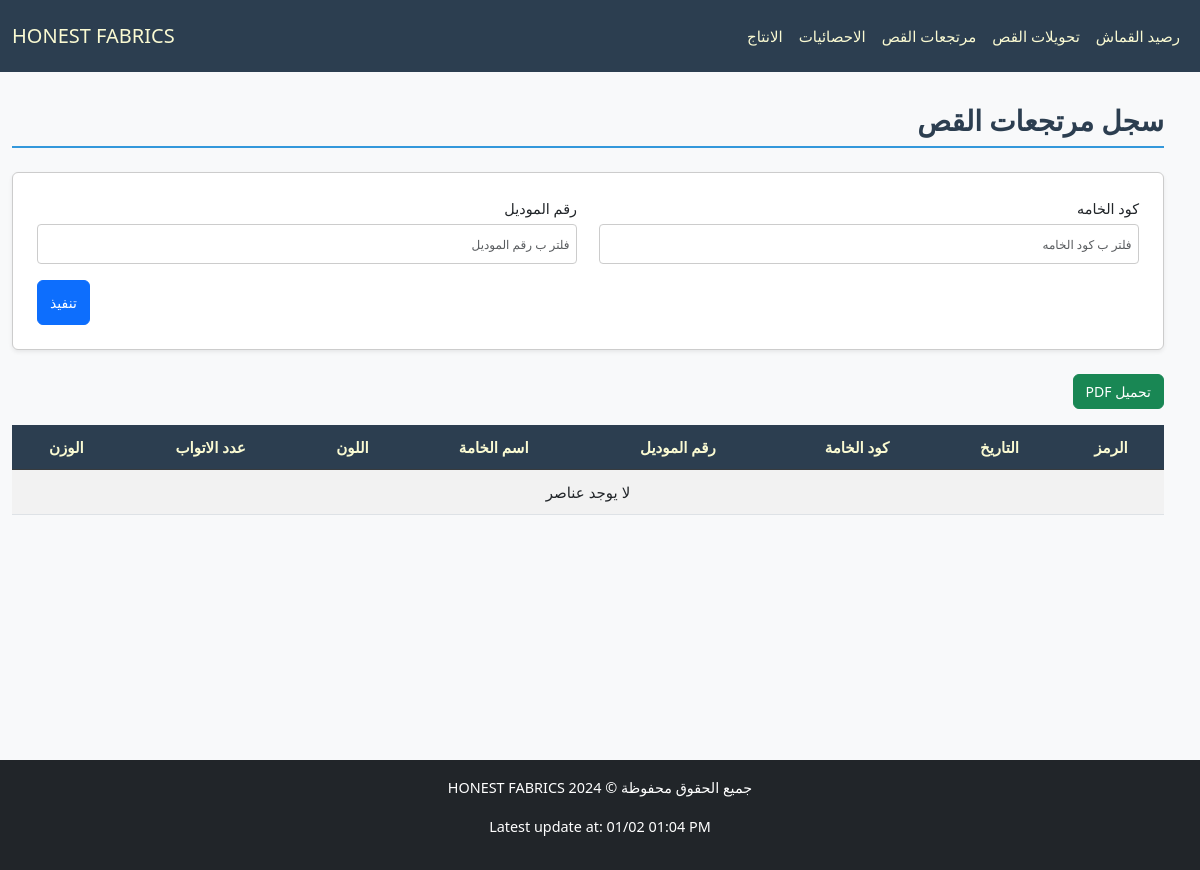
The page /cloth/ReturnTransfer/ on the database as committed earlier.
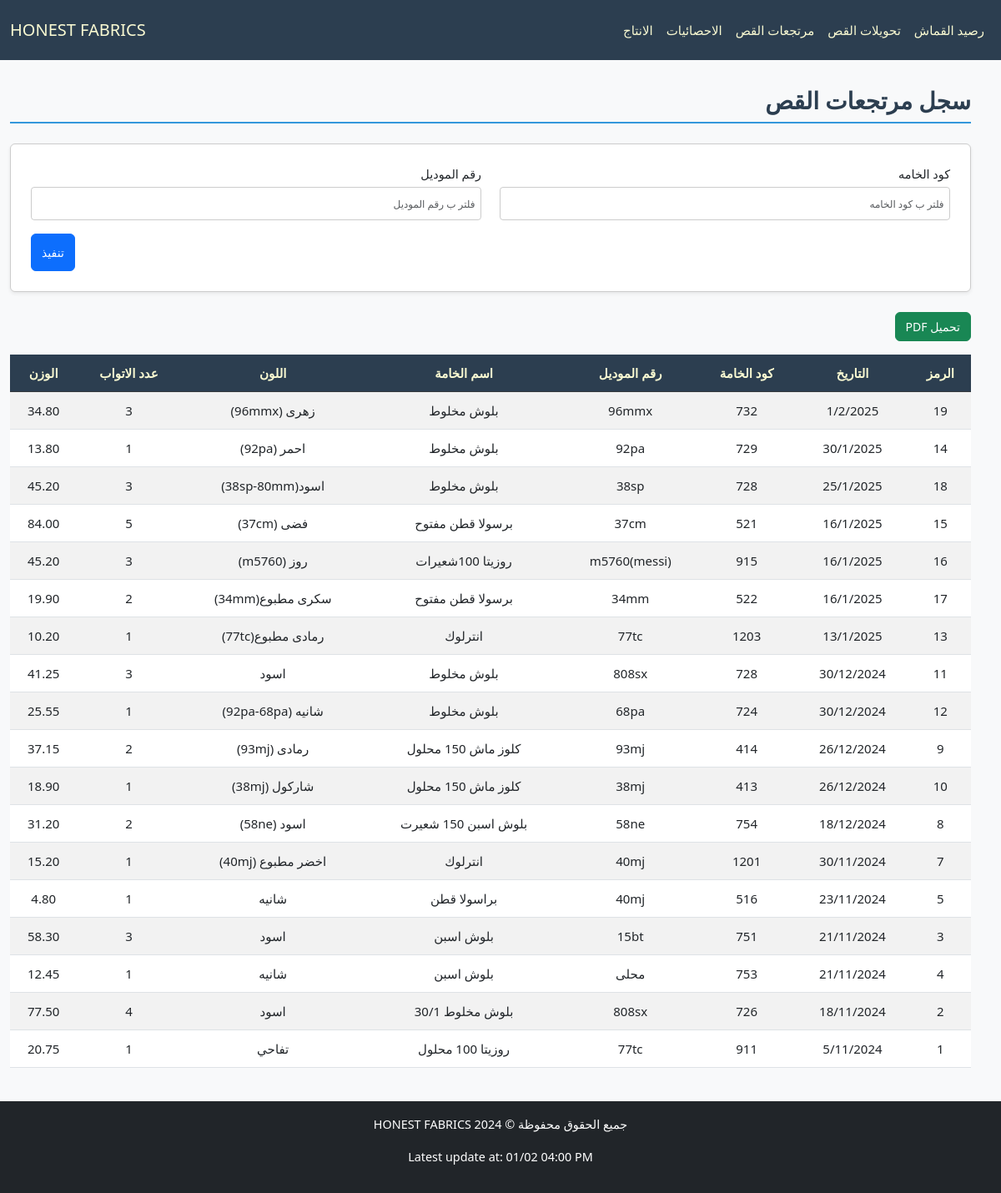
The same page on the database as committed later.
### cloth/models.py (models this page shows, shortened)
class Base(models.Model):
    id = models.IntegerField(primary_key=True, verbose_name="الرمز")
    fabric_code = models.CharField(max_length=100, verbose_name="كود الخامه", db_index=True, null=True, blank=True)
    fabric_name = models.CharField(max_length=200, verbose_name="اسم الخامه", null=True, blank=True)
    color = models.CharField(max_length=100, verbose_name="اللون", null=True, blank=True)
    roll = models.PositiveIntegerField(verbose_name="عدد الاتواب", null=True, blank=True)
    weight = models.DecimalField(max_digits=10, decimal_places=2, verbose_name="الوزن", null=True, blank=True)
    date = models.CharField(max_length=100,verbose_name="التاريخ", null=True, blank=True)
    class Meta:
        abstract = True

class ReturnTransfer(Base):
    model_number = models.CharField(max_length=100, verbose_name="رقم الموديل", null=True, blank=True)

### cloth/views.py (the view)
# urls.py: path('ReturnTransfer/', ReturnTransferView.as_view(), name='return_transfer_view'),
class ReturnTransferView(FilterableListView):
    template_name = "cloth/return.html"
    model = ReturnTransfer
    filter_fields = ['fabric_code', 'model_number']
    columns = ["الرمز","التاريخ","كود الخامة","رقم الموديل","اسم الخامة","اللون","عدد الاتواب","الوزن"]

### cloth/views.py (called while the page is built)
    def parse_date(self, date_str):
        try:
            normalized_date = date_str.replace("\\", "/")
            return datetime.strptime(normalized_date, "%d/%m/%Y")
        except (ValueError, AttributeError):
            return datetime.min

    def get_queryset(self):
        queryset = super().get_queryset()
        filters = Q()
        ordering = self.request.GET.get('order', 'desc')
        for field in self.filter_fields:
            filter_value = self.request.GET.get(field)
            if filter_value:
                filters &= Q(**{f"{field}__icontains": filter_value})
        filtered_queryset = queryset.filter(filters)
        models = list(filtered_queryset)
        models.sort(
            key=lambda x: self.parse_date(x.date) if x.date else datetime.min,
            reverse=(ordering == 'desc')
        )
        return models

    def get_context_data(self, **kwargs):
        context = super().get_context_data(**kwargs)
        update = Updates.objects.all().order_by('-date').first()
        context['update'] = localtime(update.date).strftime("%d/%m %I:%M %p") if update and update.date else None
        context['columns'] = self.columns
        model_meta = self.model._meta
        context['filter_fields'] = [
            {
                'field_name': field,
                'verbose_name': model_meta.get_field(field).verbose_name,
                'value': self.request.GET.get(field) or "",
            }
            for field in self.filter_fields
        ]
        return context

### cloth/templates/cloth/return.html (shortened to what this page needs)
{% extends "cloth/layout.html" %}
{% block home_page %}
<a class="navbar-brand" href="{% url 'fabric_view' %}">HONEST FABRICS</a>
{% endblock %}
{% block navbar_links_small %}
{% include "cloth/nav_links.html" %}
{% endblock %}
{% block body %}
    <h2 class="section-title pt-4">سجل مرتجعات القص</h2>
    <form method="get" class="filter-form-flex mb-4 p-4 rounded shadow-sm">
        {% for filter_field in filter_fields %}
        <div class="form-group mb-3">
            <label for="filter_{{ forloop.counter }}" class="form-label">{{ filter_field.verbose_name }}</label>
            <input type="text" id="filter_{{ forloop.counter }}" name="{{ filter_field.field_name }}"
                   placeholder="فلتر ب {{ filter_field.verbose_name }}"
                   class="form-control"
                   value="{{ filter_field.value }}">
        </div>
        {% endfor %}
        <div class="submit-container">
            <button type="submit" class="btn btn-primary submit-btn">تنفيذ</button>
        </div>
    </form>
    <button onclick="generatePDF()" class="btn btn-success mb-3">تحميل PDF</button>
    <div style="overflow-y: auto; max-height: 70vh; position: relative;" class="table-responsive mb-4">
        <table id="data-table"  class="table table-striped">
            <thead class="table-dark">
                <tr>
                    <th style="position: sticky; top: 0;" >الرمز</th>
                    <th style="position: sticky; top: 0;" >التاريخ</th>
                    <th style="position: sticky; top: 0;" >كود الخامة</th>
                    <th style="position: sticky; top: 0;" >رقم الموديل</th>
                    <th style="position: sticky; top: 0;" >اسم الخامة</th>
                    <th style="position: sticky; top: 0;" >اللون</th>
                    <th style="position: sticky; top: 0;" >عدد الاتواب</th>
                    <th style="position: sticky; top: 0;" >الوزن</th>
                </tr>
            </thead>
            <tbody>
                {% for model in models %}
                <tr>
                    <td>{{ model.id }}</td>
                    <td>{{ model.date }}</td>
                    <td>{{ model.fabric_code }}</td>
                    <td>{{ model.model_number }}</td>
                    <td>{{ model.fabric_name }}</td>
                    <td>{{ model.color }}</td>
                    <td>{{ model.roll }}</td>
                    <td>{{ model.weight }}</td>
                </tr>
                {% empty %}
                <tr>
                    <td colspan="8" class="text-center">لا يوجد عناصر</td>
                </tr>
                {% endfor %}
            </tbody>
        </table>
    </div>
{% endblock body %}

### cloth/templates/cloth/layout.html (shortened to what this page needs)
{% load static %}
<!DOCTYPE html>
<html lang="ar" dir="rtl">
<head>
    <link href="https://cdn.jsdelivr.net/npm/bootstrap@5.3.0/dist/css/bootstrap.min.css" rel="stylesheet">
    <link rel="stylesheet" href="https://cdnjs.cloudflare.com/ajax/libs/font-awesome/6.7.1/css/all.min.css" />
    <link rel="stylesheet" href={% static "cloth/style.css" %}>
</head>
<body>
    <nav id="navbar"  class="navbar bg-body-tertiary fixed-top">
        <div class="container-fluid">
            <div class="d-none d-lg-flex">
                <ul class="navbar-nav me-auto mb-2 mb-lg-0 d-flex flex-row">
                    {% block navbar_links_small %}
                    {% endblock %}
                </ul>
            </div>
            {% block home_page %}
            {% endblock %}
        </div>
    </nav>
    <div class="body-div container">
        {% block body %}{% endblock body %}
    </div>
    <footer class="footer bg-dark text-white text-center py-3">
        <p>جميع الحقوق محفوظة © HONEST FABRICS 2024</p>
        {% if update %}
            <p>Latest update at: {{update}}</p>
        {% else %}
            <p>No updates available</p>
        {% endif %}
    </footer>
</body>
</html>

### cloth/templates/cloth/nav_links.html
<li class="p-2 nav-item">
    <a class="nav-link active" aria-current="page" href="{% url 'fabric_view' %}">رصيد القماش</a>
</li>
<li class="p-2 nav-item">
    <a class="nav-link active" aria-current="page" href="{% url 'cut_transfer_view' %}">تحويلات القص</a>
</li>
<li class="p-2 nav-item">
    <a class="nav-link active" aria-current="page" href="{% url 'return_transfer_view' %}">مرتجعات القص</a>
</li>
<li class="p-2 nav-item">
    <a class="nav-link active" aria-current="page" href="{% url 'statistics_view' %}">الاحصائيات</a>
</li>
<li class="p-2 nav-item">
    <a class="nav-link active" aria-current="page" href="{% url 'model_list_view' %}">الانتاج</a>
</li>

### cloth/static/cloth/style.css (style rules this page uses)
:root { --primary-color: #3498db; --light-blue: #3db1ff5e; --secondary-color: #2c3e50; --success-color: #2ecc71; --danger-color: #e74c3c; --warning-color: #f1c40f; --light-bg: #f8f9fa; --dark-bg: #343a40; --light-text: lightgoldenrodyellow; --golden-text: rgb(255, 255, 0); --border-color: #dee2e6; --white-color: #ffffff; }
*, *::before, *::after { box-sizing: border-box; }
ul, div { padding: 0; margin: 0; }
body { background-color: var(--light-bg); margin-top: 80px; margin-inline: 0; font-family: 'Segoe UI', Tahoma, Geneva, Verdana, sans-serif; line-height: 1.6; font-size: 16px; }
.body-div { margin: 2%; max-width: 98%; min-height: 82vh; }
#navbar, #navbar-menu-body { background-color: var(--secondary-color) !important; }
#navbar, #navbar a, #navbar-menu-body, #navbar-menu-body a { color: var(--light-text) !important; }
.section-title { color: var(--secondary-color); border-bottom: 2px solid var(--primary-color); padding-bottom: 0.5rem; margin-bottom: 1.5rem; font-weight: bold; }
.table { border-collapse: separate; border-spacing: 0; border-radius: 8px; width: 100%; }
.table th, .table td { text-align: center; vertical-align: middle; padding: 10px; }
.table-striped tbody tr:nth-of-type(odd) { background-color: var(--light-bg); }
.table-dark th { background-color: var(--secondary-color); color: var(--light-text); }
.table-responsive { overflow-x: auto; }
.table-responsive table th, .table-responsive table td { white-space: nowrap; min-width: fit-content; }
.table-responsive table { width: 100%; table-layout: auto; }
.footer { margin-top: 20px; text-align: center; padding: 1rem; font-size: 0.9rem; }
.filter-form-flex { display: flex; flex-wrap: wrap; padding: 1rem; border: 1px solid #ccc; border-radius: 8px; background-color: #fff; justify-content: space-between; column-gap: 2px; direction: rtl; }
.filter-form-flex .form-group { display: flex; flex-direction: column; margin-bottom: 5px; width: 49%; }
.filter-form-flex .form-label { font-size: 0.9rem; margin-bottom: 0.25rem; }
.filter-form-flex .form-control { border: 1px solid #ccc; border-radius: 4px; padding: 0.4rem; font-size: 0.9rem; }
.filter-form-flex input[type="text"], .filter-form-flex input[type="number"], .filter-form-flex input[type="date"] { width: 100%; height: 40px; }
.submit-container { display: flex; justify-content: flex-end; width: 100%; }
.filter-form-flex .submit-btn { width: auto; height: 45px; font-size: 1rem; }
@media (max-width: 1200px) { body { font-size: 15px; } }
@media (max-width: 1200px) { h4.section-title, h2 { font-size: 28px; } }
@media (max-width: 1200px) { p.lead, .oped_details_btn, .btn { font-size: 14px !important; } }
@media (max-width: 1200px) { ::placeholder { font-size: 12px !important; } }

Rows that differ between the two databases and show on the page:
added ReturnTransfer: id "19", date "1/2/2025", fabric_code "732", model_number "96mmx", fabric_name "بلوش مخلوط", color "زهرى (96mmx)", roll "3", weight "34.80"
added ReturnTransfer: id "14", date "30/1/2025", fabric_code "729", model_number "92pa", fabric_name "بلوش مخلوط", color "احمر (92pa)", roll "1", weight "13.80"
added ReturnTransfer: id "18", date "25/1/2025", fabric_code "728", model_number "38sp", fabric_name "بلوش مخلوط", color "اسود(38sp-80mm)", roll "3", weight "45.20"
added ReturnTransfer: id "15", date "16/1/2025", fabric_code "521", model_number "37cm", fabric_name "برسولا قطن مفتوح", color "فضى (37cm)", roll "5", weight "84.00"
added ReturnTransfer: id "16", date "16/1/2025", fabric_code "915", model_number "m5760(messi)", fabric_name "روزيتا 100شعيرات", color "روز (m5760)", roll "3", weight "45.20"
added ReturnTransfer: id "17", date "16/1/2025", fabric_code "522", model_number "34mm", fabric_name "برسولا قطن مفتوح", color "سكرى مطبوع(34mm)", roll "2", weight "19.90"
added ReturnTransfer: id "13", date "13/1/2025", fabric_code "1203", model_number "77tc", fabric_name "انترلوك", color "رمادى مطبوع(77tc)", roll "1", weight "10.20"
added ReturnTransfer: id "11", date "30/12/2024", fabric_code "728", model_number "808sx", fabric_name "بلوش مخلوط", color "اسود", roll "3", weight "41.25"
added ReturnTransfer: id "12", date "30/12/2024", fabric_code "724", model_number "68pa", fabric_name "بلوش مخلوط", color "شانيه (92pa-68pa)", roll "1", weight "25.55"
added ReturnTransfer: id "9", date "26/12/2024", fabric_code "414", model_number "93mj", fabric_name "كلوز ماش 150 محلول", color "رمادى (93mj)", roll "2", weight "37.15"
added ReturnTransfer: id "10", date "26/12/2024", fabric_code "413", model_number "38mj", fabric_name "كلوز ماش 150 محلول", color "شاركول (38mj)", roll "1", weight "18.90"
added ReturnTransfer: id "8", date "18/12/2024", fabric_code "754", model_number "58ne", fabric_name "بلوش اسبن 150 شعيرت", color "اسود (58ne)", roll "2", weight "31.20"
added ReturnTransfer: id "7", date "30/11/2024", fabric_code "1201", model_number "40mj", fabric_name "انترلوك", color "اخضر مطبوع (40mj)", roll "1", weight "15.20"
added ReturnTransfer: id "5", date "23/11/2024", fabric_code "516", model_number "40mj", fabric_name "براسولا قطن", color "شانيه", roll "1", weight "4.80"
added ReturnTransfer: id "3", date "21/11/2024", fabric_code "751", model_number "15bt", fabric_name "بلوش اسبن", color "اسود", roll "3", weight "58.30"
added ReturnTransfer: id "4", date "21/11/2024", fabric_code "753", model_number "محلى", fabric_name "بلوش اسبن", color "شانيه", roll "1", weight "12.45"
added ReturnTransfer: id "2", date "18/11/2024", fabric_code "726", model_number "808sx", fabric_name "بلوش مخلوط 30/1", color "اسود", roll "4", weight "77.50"
added ReturnTransfer: id "1", date "5/11/2024", fabric_code "911", model_number "77tc", fabric_name "روزيتا 100 محلول", color "تفاحي", roll "1", weight "20.75"
Other text that changed with them:
{{ update }}: "01/02 01:04 PM" → "01/02 04:00 PM"
text no longer shown: "لا يوجد عناصر"
